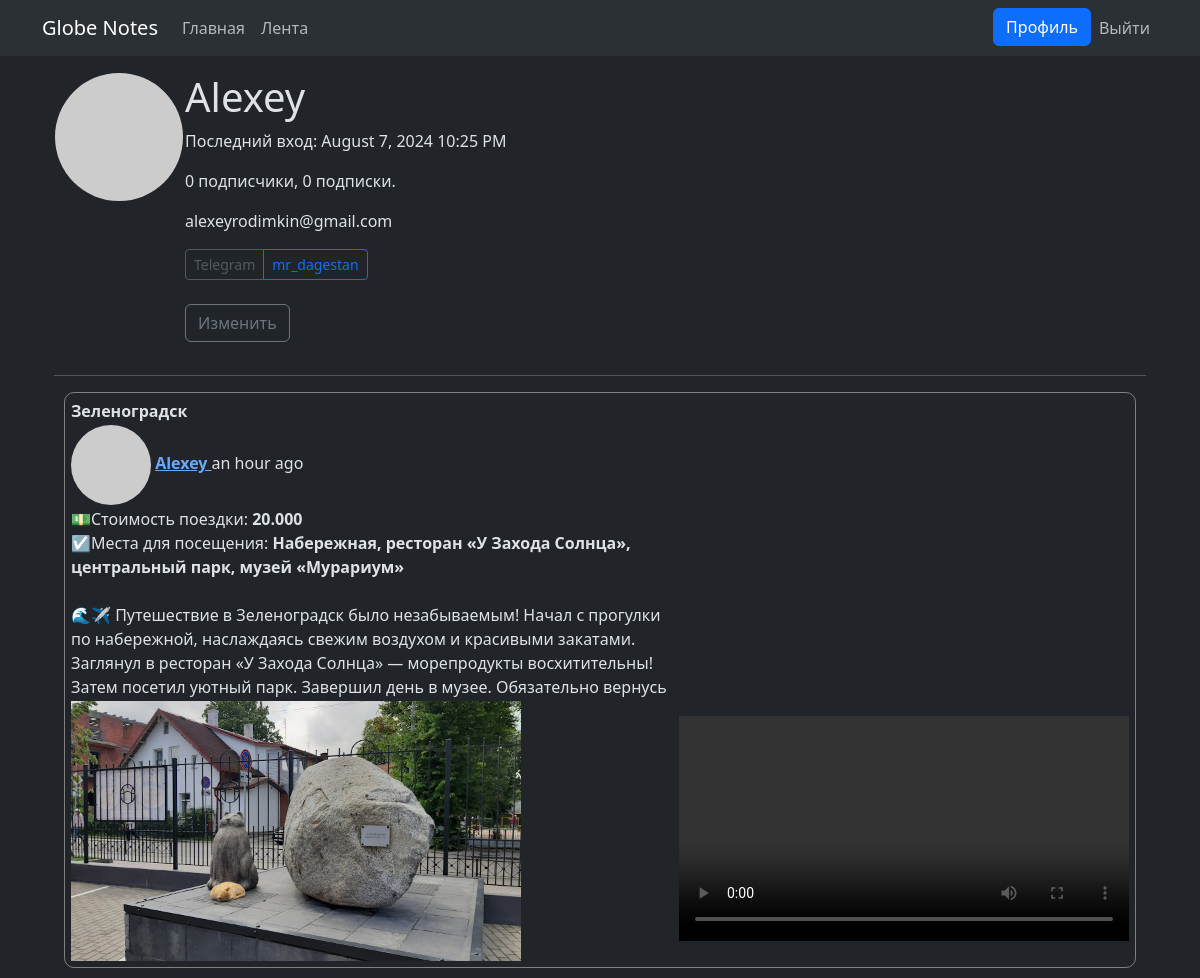
/user/Alexey (signed in), run on the app's committed database.
### app/models.py (models this page shows, shortened)
class User(UserMixin, db.Model):
    id: so.Mapped[int] = so.mapped_column(primary_key=True)
    username: so.Mapped[str] = so.mapped_column(sa.String(64), index=True,
                                                unique=True)
    telegram: so.Mapped[str] = so.mapped_column(sa.String(120), index=True,
                                                unique=True, default=None)
    email: so.Mapped[str] = so.mapped_column(sa.String(120), index=True,
                                             unique=True)
    password_hash: so.Mapped[Optional[str]] = so.mapped_column(sa.String(256))
    about_me: so.Mapped[Optional[str]] = so.mapped_column(sa.String(140))
    last_seen: so.Mapped[Optional[datetime]] = so.mapped_column(
        default=lambda: datetime.now(timezone.utc))
    posts: so.WriteOnlyMapped['Post'] = so.relationship(
        back_populates='author')
    following: so.WriteOnlyMapped['User'] = so.relationship(
        secondary=followers, primaryjoin=(followers.c.follower_id == id),
        secondaryjoin=(followers.c.followed_id == id),
        back_populates='followers')
    followers: so.WriteOnlyMapped['User'] = so.relationship(
        secondary=followers, primaryjoin=(followers.c.followed_id == id),
        secondaryjoin=(followers.c.follower_id == id),
        back_populates='following')
    def avatar(self, size):
        digest = md5(self.email.lower().encode('utf-8')).hexdigest()
        return f'https://www.gravatar.com/avatar/{digest}?d=identicon&s={size}'
    def followers_count(self):
        query = sa.select(sa.func.count()).select_from(
            self.followers.select().subquery())
        return db.session.scalar(query)
    def following_count(self):
        query = sa.select(sa.func.count()).select_from(
            self.following.select().subquery())
        return db.session.scalar(query)

class Post(db.Model):
    id: so.Mapped[int] = so.mapped_column(primary_key=True)
    head: so.Mapped[str] = so.mapped_column(sa.String(100))
    body: so.Mapped[str] = so.mapped_column(sa.String(300))
    timestamp: so.Mapped[datetime] = so.mapped_column(
        index=True, default=lambda: datetime.now(timezone.utc))
    user_id: so.Mapped[int] = so.mapped_column(sa.ForeignKey(User.id),
                                               index=True)
    price: so.Mapped[str] = so.mapped_column(sa.String(20))
    places: so.Mapped[str] = so.mapped_column(sa.String(300))
    photo_url: so.Mapped[str] = so.mapped_column(sa.String(100), default=None)
    video_url: so.Mapped[str] = so.mapped_column(sa.String(100), default=None)
    author: so.Mapped[User] = so.relationship(back_populates='posts')

### app/routes.py (the view)
@app.route('/user/<username>')
@login_required
def user(username):
    user = db.first_or_404(sa.select(User).where(User.username == username))
    page = request.args.get('page', 1, type=int)
    query = user.posts.select().order_by(Post.timestamp.desc())
    posts = db.paginate(query, page=page,
                        per_page=app.config['POSTS_PER_PAGE'],
                        error_out=False)
    next_url = url_for('user', username=user.username, page=posts.next_num) \
        if posts.has_next else None
    prev_url = url_for('user', username=user.username, page=posts.prev_num) \
        if posts.has_prev else None
    form = EmptyForm()
    return render_template('user.html', user=user, posts=posts.items,
                           next_url=next_url, prev_url=prev_url, form=form)

### app/models.py (called while the page is built)
@login.user_loader
def load_user(id):
    return db.session.get(User, int(id))

### app/routes.py (called while the page is built)
@app.before_request
def before_request():
    if current_user.is_authenticated:
        current_user.last_seen = datetime.utcnow()
        db.session.commit()

### app/templates/user.html (shortened to what this page needs)
{% extends "base.html" %}
{% block content %}
<table>
    <tr valign="top">
        <td><a href="https://docs.gravatar.com/" target="_blank">
                <img src="{{ user.avatar(128) }}" alt="mdo" width="128" height="128" class="rounded-circle">
        </a></td>
        <td>
            <h1>{{ user.username }}</h1>
            {% if user.last_seen %}<p>Последний вход: {{ moment(user.last_seen).format('LLL') }}</p>
            {% endif %}
            <p>{{ user.followers_count() }} подписчики, {{ user.following_count() }} подписки.</p>
            <p>{{ user.email }}</p>
            {% if user.telegram %}
            <div class="btn-group" role="group" aria-label="Basic outlined example">
                <button type="button" class="btn btn-outline-secondary btn-sm" disabled>Telegram</button>
                <a class="btn btn-outline-primary btn-sm" href='https://t.me/{{ user.telegram }}'>{{ user.telegram
                    }}︎</a>
            </div>
            {%
            endif %}
            <br><br>
            {% if user == current_user %}
            <p><a class="btn btn-outline-secondary" href="{{ url_for('edit_profile') }}">Изменить</a></p>
            {% endif %}
        </td>
    </tr>
</table>
<hr>
{% for post in posts %}
{% include '_post.html' %}
{% endfor %}
{% endblock %}

### app/templates/base.html (shortened to what this page needs)
<!doctype html>
<html lang="ru" data-bs-theme="dark">
<head>
    <link
            href="https://cdn.jsdelivr.net/npm/bootstrap@5.3.2/dist/css/bootstrap.min.css"
            rel="stylesheet"
>
</head>
<body style="background-color: var(--bs-body-bg);">
<nav class="navbar navbar-expand-lg bg-body-tertiary">
    <div class="container">
        <a class="navbar-brand" href="{{ url_for('index') }}">Globe Notes</a>
        <div class="collapse navbar-collapse" id="navbarSupportedContent">
            <ul class="navbar-nav me-auto mb-2 mb-lg-0">
                <li class="nav-item">
                    <a class="nav-link" aria-current="page" href="{{ url_for('index') }}">Главная</a>
                </li>
                <li class="nav-item">
                    <a class="nav-link" aria-current="page" href="{{ url_for('explore') }}">Лента</a>
                </li>
            </ul>
            <ul class="navbar-nav mb-2 mb-lg-0">
                {% if current_user.is_anonymous %}
                <li class="nav-item">
                    <a href="{{ url_for('login') }}" class="btn btn-outline-primary">Войти</a>
                </li>
                {% else %}
                <li class="nav-item">
                    <a class="btn btn-primary" aria-current="page"
                       href="{{ url_for('user', username=current_user.username) }}">Профиль</a>
                </li>
                <li class="nav-item">
                    <a class="nav-link " aria-current="page" href="{{ url_for('logout') }}">Выйти</a>
                </li>
                {% endif %}
            </ul>
        </div>
    </div>
</nav>
<div class="container mt-3">
    <div class="container">
        {% block content %}{% endblock %}
    </div>
</div>
</body>
</html>

### app/templates/_post.html (shortened to what this page needs)
<div style="border: 1px solid gray; border-radius: 10px; padding: 5px; margin: 10px">
    <table>
        <tr>
            <th class="post-title" colspan="2">{{ post.head }}</th>
        </tr>
        <tr>
            <td class="post-info" colspan="2">
                <img src="{{ post.author.avatar(60) }}" class="rounded-circle"/>
                <strong>
                    <a href="{{ url_for('user', username=post.author.username) }}">
                        {{ post.author.username }}
                    </a>
                </strong>{{ moment(post.timestamp).fromNow() }}
            </td>
        </tr>
        <tr>
            <td colspan="2">
                💵Стоимость поездки: <strong>{{ post.price }}</strong><br>
                ☑️Места для посещения: <strong>{{ post.places }}</strong><br><br>
                {{ post.body }}
            </td>
        </tr>
        <tr>
            <td colspan="2">
                <img src="{{ post.photo_url }}" alt="Изображение поста" width="450px">
            </td>
            <td>
                <video id="player" playsinline controls data-poster="/path/to/poster.jpg" width="450px">
                    <source src="{{ post.video_url }}" type="video/mp4"/>
                </video>
            </td>
        </tr>
    </table>
</div>

### data on the page
User: username "Alexey", last_seen "August 7, 2024 10:25 PM", email "alexeyrodimkin@gmail.com", telegram "mr_dagestan"
Post: head "Зеленоградск", author.username "Alexey", timestamp "an hour ago", price "20.000", places "Набережная, ресторан «У Захода Солнца», центральный парк, музей «Мурариум»", body "🌊✈️ Путешествие в Зеленоградск было незабываемым! Начал с прогулки по набережной, наслаждаясь свежим воздухом и красивыми закатами. Заглянул в ресторан «У Захода Солнца» — морепродукты восхитительны! Затем посетил уютный парк. Завершил день в музее. Обязательно вернусь", photo_url (picture)

### other printed values
{{ user.followers_count() }} "0"
{{ user.following_count() }} "0"
